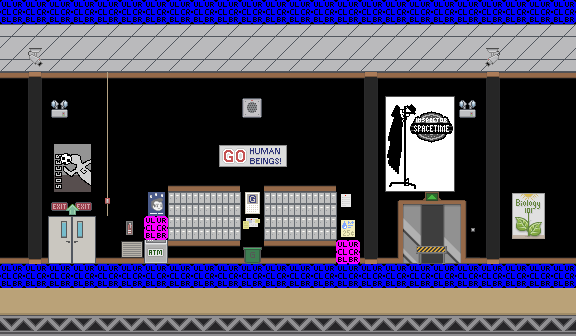

Below is a game level as drawn by its tile map, then a one-line description and the .tmx that defines it (tile-layer data replaced by summaries):
An orthogonal 24x14 tile map with 24x24 px tiles, 4 tile layers (Tile Layer 1, Tile Layer 2, Tile Layer 3, collision), 2 tilesets and 4 objects (2x info, door, firealarm).

<map version="1.0" orientation="orthogonal" width="24" height="14" tilewidth="24" tileheight="24">
 <properties>
  <property name="autosave" value="false" />
  <property name="blue" value="88" />
  <property name="green" value="113" />
  <property name="red" value="168" />
  <property name="title" value="dorm lobby" />
 </properties>
 <tileset firstgid="1" name="greendale-hallways" tilewidth="24" tileheight="24">
  <image source="../images/tilesets/greendale-hallways.png" width="576" height="480" />
 </tileset>
 <tileset firstgid="481" name="collisions" tilewidth="24" tileheight="24">
  <image source="../images/tilesets/collisions.png" width="512" height="512" />
 </tileset>
 <layer name="Tile Layer 1" width="24" height="14">
  <data>[336 cells, 184 non-empty, 27 distinct tile ids]</data>
 </layer>
 <layer name="Tile Layer 2" width="24" height="14">
  <data>[336 cells, 66 non-empty, 8 distinct tile ids]</data>
 </layer>
 <layer name="Tile Layer 3" width="24" height="14">
  <data>[336 cells, 50 non-empty, 33 distinct tile ids]</data>
 </layer>
 <layer name="collision" width="24" height="14">
  <data>[336 cells, 50 non-empty, 2 distinct tile ids]</data>
 </layer>
 <objectgroup name="nodes" width="24" height="14">
  <object name="main" type="door" x="49" y="217" width="44" height="52">
   <properties>
    <property name="level" value="greendale-exterior" />
    <property name="to" value="dorm" />
   </properties>
  </object>
  <object type="firealarm" x="96" y="216" width="24" height="72" />
  <object type="info" x="396" y="202" width="72" height="86">
   <properties>
    <property name="info" value="Not in use." />
   </properties>
  </object>
  <object type="info" x="144" y="216" width="24" height="72">
   <properties>
    <property name="info" value="Money, money, money!" />
   </properties>
  </object>
 </objectgroup>
</map>
